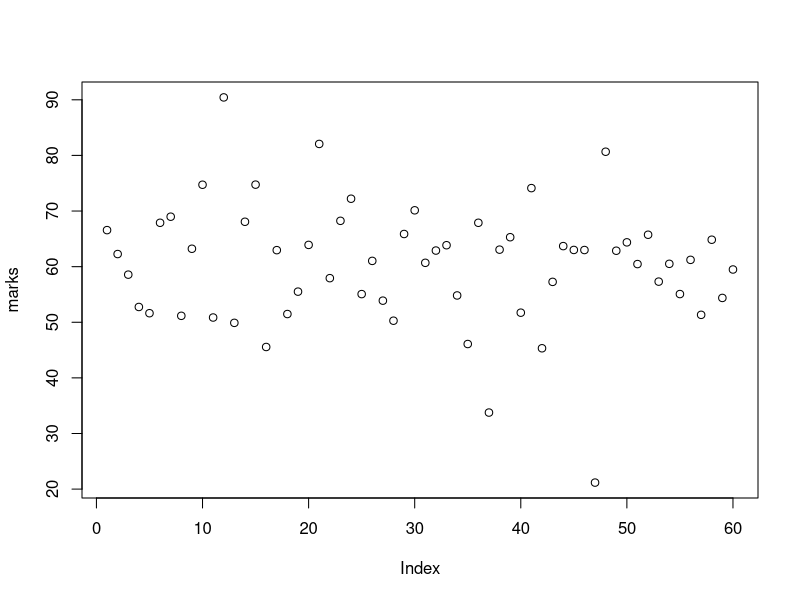
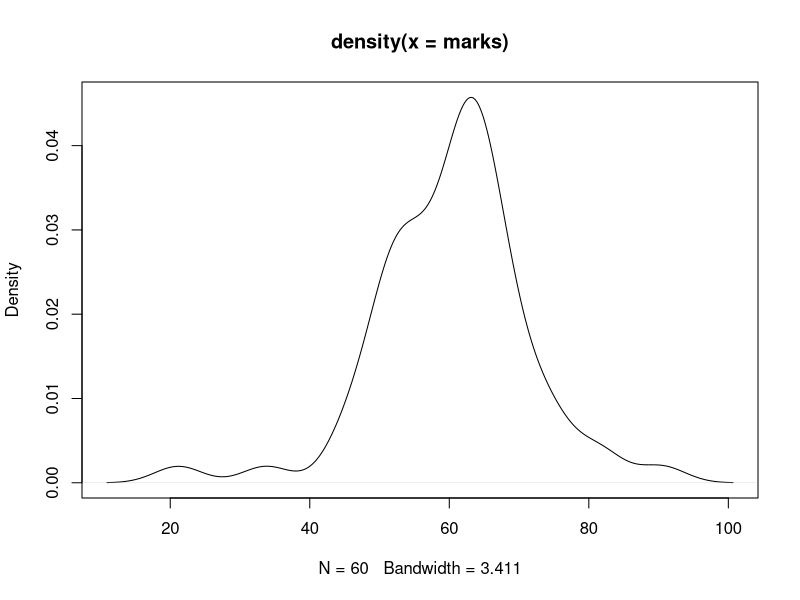

These charts were generated, in order, by the following R code:
# Data Structures
#c -> concatenate
x=c(1,5,7,8,4)
x2 <- c(2,4,8,9,1)
x
x2

x3=c("A","B","C")
x3

x4=1:100
x4

x5=seq(1,10,by=0.5)
x5
x6=seq(1,10,length.out=3)
x6
x7=seq(1,10,along.with=c(1,2))
x7

#Normal Distribution
?rnorm
marks = rnorm(60,mean=60,sd=10)
marks

#Plotting Normal Distribution
#density
?plot
?density
plot(marks)
density(marks)
plot(density(marks))
